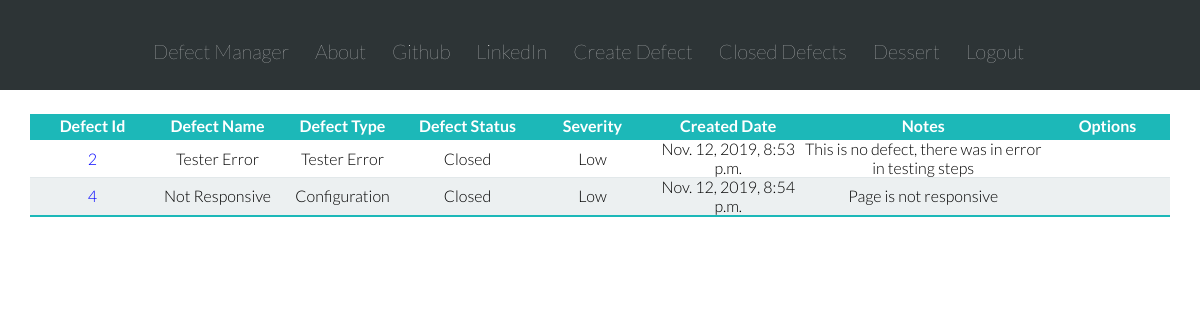
/closed/ (signed in), run on an earlier commit of the app's database.
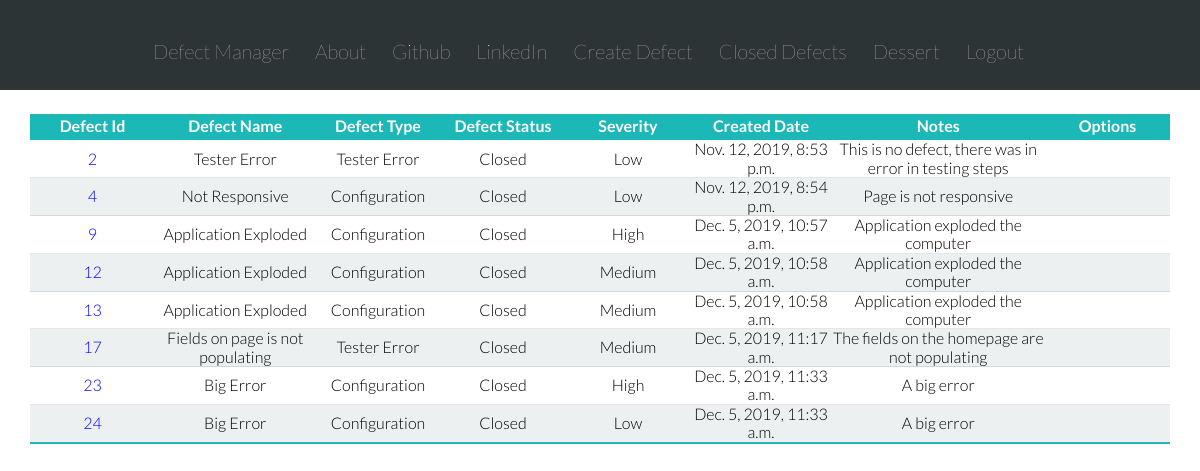
And on a later commit of the database.
### defect_manager_app/models.py (models this page shows, shortened)
class Defect(models.Model):
    DEFECT_STATUS_NEW = 'New'
    DEFECT_STATUS_OPEN = 'Open'
    DEFECT_STATUS_REJECTED = 'Rejected'
    DEFECT_STATUS_FIXED = 'Fixed'
    DEFECT_STATUS_CLOSE = 'Closed'
    DEFECT_STATUS_CHOICES = [
    (DEFECT_STATUS_NEW, 'New'),
    (DEFECT_STATUS_OPEN, 'Open'),
    (DEFECT_STATUS_REJECTED, 'Rejected'),
    (DEFECT_STATUS_FIXED, 'Fixed'),
    (DEFECT_STATUS_CLOSE, 'Closed'),
    ]
    DEFECT_TYPE_CONFIG = 'Configuration'
    DEFECT_TYPE_TESTERROR = 'Tester Error'
    DEFECT_TYPE_UI = 'User Interface'
    DEFECT_TYPE_OTHER = 'Other'
    DEFECT_TYPE_CHOICES = [
    (DEFECT_TYPE_CONFIG, 'Configuration'),
    (DEFECT_TYPE_TESTERROR, 'Tester Error'),
    (DEFECT_TYPE_UI, 'User Interface'),
    (DEFECT_TYPE_OTHER, 'OTHER'),
    ]
    DEFECT_SEVERITY_LOW = 'Low'
    DEFECT_SEVERITY_MEDIUM = 'Medium'
    DEFECT_SEVERITY_HIGH = 'High'
    DEFECT_SEVERITY_CHOICES = [
    (DEFECT_SEVERITY_LOW, 'Low'),
    (DEFECT_SEVERITY_MEDIUM, 'Medium'),
    (DEFECT_SEVERITY_HIGH, 'High'),
    ]
    author = models.CharField(max_length=256)
    defect_status = models.CharField(max_length=10,
                                    choices=DEFECT_STATUS_CHOICES,
                                    default=DEFECT_STATUS_NEW,
                                    )
    defect_type = models.CharField(max_length=64,
                                    choices=DEFECT_TYPE_CHOICES,
                                    default=DEFECT_TYPE_CONFIG,
                                    )
    severity = models.CharField(max_length=8,
                                choices=DEFECT_SEVERITY_CHOICES,
                                default='',
                                )
    name = models.CharField(max_length=200, default='')
    created_date = models.DateTimeField(default=timezone.now)
    close_date = models.DateTimeField(blank=True, null=True)
    notes = models.TextField()
    modified_date = models.DateTimeField(blank=True, null=True)

### defect_manager_app/views.py (the view)
# urls.py: path('closed/', views.ClosedDefectListView.as_view(), name='closed_defect_list')
class ClosedDefectListView(LoginRequiredMixin, ListView):
    model = Defect
    template_name = 'defect_manager_app/closed_defect_list.html'

### defect_manager_app/templates/defect_manager_app/closed_defect_list.html (shortened to what this page needs)
{% extends 'defect_manager_app/base.html' %}
{% block content %}
<table class="defect-list-table row">
  <thead>
  <tr>
    <th>Defect Id</th>
    <th>Defect Name</th>
    <th>Defect Type</th>
    <th>Defect Status</th>
    <th>Severity</th>
    <th>Created Date</th>
    <th>Notes</th>
    <th>Options</th>
  </tr>
  </thead>
    {% for defect in defect_list %}
      {% if defect.defect_status == 'Closed' %}
      <tr>
        <td><a href="{% url 'defect_manager_app:defect_detail' pk=defect.pk%}">{{ defect.id }}</a></td>
        <td>{{ defect.name }}</td>
        <td>{{ defect.defect_type }}</td>
        <td>{{ defect.defect_status }}</td>
        <td>{{ defect.severity }}</td>
        <td>{{ defect.created_date }}</td>
        <td>{{ defect.notes }}</td>
        <td><a href="{% url 'defect_manager_app:delete_defect' pk=defect.pk %}"></a></td>
      </tr>
      {% endif %}
    {% endfor %}
{% endblock %}

What changed in the data, as far as the page shows it:
added Defect: id "9", name "Application Exploded", defect_type "Configuration", defect_status "Closed", severity "High", created_date "Dec. 5, 2019, 10:57 a.m.", notes "Application exploded the computer"
added Defect: id "12", name "Application Exploded", defect_type "Configuration", defect_status "Closed", severity "Medium", created_date "Dec. 5, 2019, 10:58 a.m.", notes "Application exploded the computer"
added Defect: id "13", name "Application Exploded", defect_type "Configuration", defect_status "Closed", severity "Medium", created_date "Dec. 5, 2019, 10:58 a.m.", notes "Application exploded the computer"
added Defect: id "17", name "Fields on page is not populating", defect_type "Tester Error", defect_status "Closed", severity "Medium", created_date "Dec. 5, 2019, 11:17 a.m.", notes "The fields on the homepage are not populating"
added Defect: id "23", name "Big Error", defect_type "Configuration", defect_status "Closed", severity "High", created_date "Dec. 5, 2019, 11:33 a.m.", notes "A big error"
added Defect: id "24", name "Big Error", defect_type "Configuration", defect_status "Closed", severity "Low", created_date "Dec. 5, 2019, 11:33 a.m.", notes "A big error"
